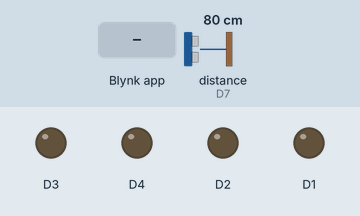
This sketch was run on a simulated ESP8266 (NodeMCU). Shown: output pins drawn as LEDs (lit = HIGH). Wiring (inferred from the names in the program): ultrasonic range finder: trigger D8; echo D7. Inputs (shaded band) come from the test bench; at power-on: distance to the obstacle (sensor on D7) 80 cm. The echo pulse lasts 58.3 µs per cm; WiFi joins after 1.5 s; servers stay silent unless stated; pins used as bus, display or sensor lines are not drawn; what the sketch prints to the serial monitor is not drawn.

Above: at 3.0 s.
3.1 s: distance to the obstacle (sensor on D7) set to 17 cm
5.3 s: distance to the obstacle (sensor on D7) set to 14 cm
At 6.6 s:
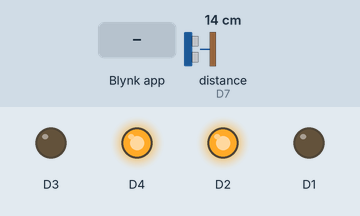
7.8 s: distance to the obstacle (sensor on D7) set to 18 cm
At 10.1 s:
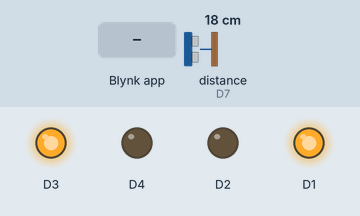
10.8 s: Blynk app writes 1 to V4
At 11.3 s:
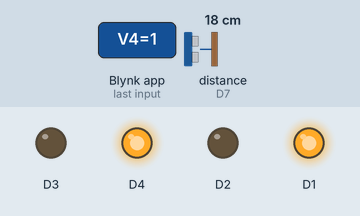
12.3 s: distance to the obstacle (sensor on D7) set to 2 cm
At 15.55 s:
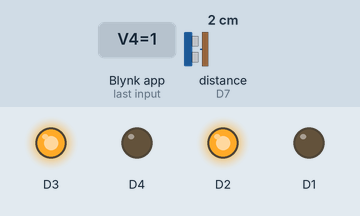
Timing chart, 0 to 15.8 s (numbered marks = the images above; inputs shaded):
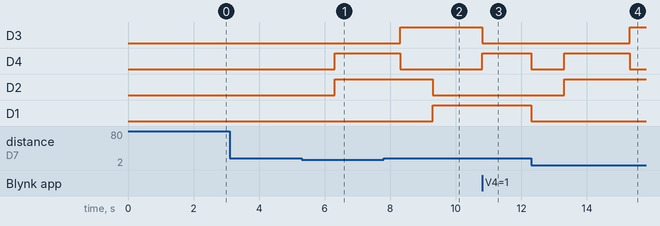

Measured:
- the behaviour switches between 16 and 15 cm on distance to the obstacle (sensor on D7) (found by bisection; images 0 and 1)
- after the input at 5.3 s, D4, D2: LOW → HIGH after 1.0 s
- after the input at 7.8 s, D3: goes on until 8.3 s, then stays HIGH; D4: goes on until 8.3 s, then stays LOW; D2: goes on until 9.3 s, then stays LOW; D1: LOW → HIGH after 1.5 s
- after the input at 10.8 s, D3: HIGH → LOW at once; D4: LOW → HIGH at once
- after the input at 12.3 s, D3: LOW → HIGH after 3.0 s; D4: HIGH → LOW at once, → HIGH 1.0 s later, → LOW 2.0 s later; D2: LOW → HIGH after 1.0 s; D1: HIGH → LOW at once

The sketch:

iot_robert_blynk_utrasonic.ino
```cpp
#define BLYNK_TEMPLATE_ID "TMPL3TKr6DiFF"
#define BLYNK_TEMPLATE_NAME "iotsystem40"
#define BLYNK_AUTH_TOKEN "J418dHuGjU6t2zSeuosTGAyzD1zf8gcm"

/* Comment this out to disable prints and save space */
#define BLYNK_PRINT Serial


#include <ESP8266WiFi.h>
#include <BlynkSimpleEsp8266.h>
int pinValue1;
int pinValue2;
int pinValue3;
int pinValue4;
int pinValue5;
#define echoPin D7
#define trigPin D8


long duration;
int distance;
// Your WiFi credentials.
// Set password to "" for open networks.
char ssid[] = "admin";
char pass[] = "123456789";
int led = D0;
// This function will be called every time Slider Widget
// in Blynk app writes values to the Virtual Pin V1
BLYNK_WRITE(V1) {
  pinValue1 = param.asInt();  // assigning incoming value from pin V1 to a variable
}
BLYNK_WRITE(V2) {
  pinValue2 = param.asInt();  // assigning incoming value from pin V1 to a variable
}
BLYNK_WRITE(V3) {
  pinValue3 = param.asInt();  // assigning incoming value from pin V1 to a variable
}
BLYNK_WRITE(V4) {
  pinValue4 = param.asInt();  // assigning incoming value from pin V1 to a variable
}
BLYNK_WRITE(V5) {
  pinValue5 = param.asInt();  // assigning incoming value from pin V1 to a variable
}

void setup() {

  Serial.begin(115200);

  Blynk.begin(BLYNK_AUTH_TOKEN, ssid, pass);
  pinMode(D1, OUTPUT);
  pinMode(D2, OUTPUT);
  pinMode(D3, OUTPUT);
  pinMode(D4, OUTPUT);
  pinMode(trigPin, OUTPUT);

  pinMode(echoPin, INPUT);
}

void loop() {

  Blynk.run();
  ultrasonic();
  Serial.println(distance);
  if (pinValue1 == 1) {
    digitalWrite(D1, HIGH);
    digitalWrite(D2, LOW);
    digitalWrite(D3, HIGH);
    digitalWrite(D4, LOW);
  }

  if (pinValue2 == 1) {
    digitalWrite(D1, LOW);
    digitalWrite(D2, HIGH);
    digitalWrite(D3, LOW);
    digitalWrite(D4, HIGH);
  }
  if (pinValue3 == 1) {
    digitalWrite(D1, LOW);
    digitalWrite(D2, HIGH);
    digitalWrite(D3, HIGH);
    digitalWrite(D4, LOW);
  }
  if (pinValue4 == 1) {
    digitalWrite(D1, HIGH);
    digitalWrite(D2, LOW);
    digitalWrite(D3, LOW);
    digitalWrite(D4, HIGH);
  }
  if (pinValue5 == 1) {
    digitalWrite(D1, LOW);
    digitalWrite(D2, LOW);
    digitalWrite(D3, LOW);
    digitalWrite(D4, LOW);
  }

  if (distance < 15 && distance != 0) {
    digitalWrite(D1, LOW);
    digitalWrite(D2, LOW);
    digitalWrite(D3, LOW);
    digitalWrite(D4, LOW);
    delay(1000);
    digitalWrite(D1, LOW);
    digitalWrite(D2, HIGH);
    digitalWrite(D3, LOW);
    digitalWrite(D4, HIGH);
    delay(2000);
    digitalWrite(D1, LOW);
    digitalWrite(D2, HIGH);
    digitalWrite(D3, HIGH);
    digitalWrite(D4, LOW);
    delay(1000);
    digitalWrite(D1, HIGH);
    digitalWrite(D2, LOW);
    digitalWrite(D3, HIGH);
    digitalWrite(D4, LOW);
  }
}

void ultrasonic() {

  digitalWrite(trigPin, LOW);
  delayMicroseconds(2);

  digitalWrite(trigPin, HIGH);
  delayMicroseconds(10);
  digitalWrite(trigPin, LOW);

  duration = pulseIn(echoPin, HIGH);

  distance = duration * 0.034 / 2;  // Speed of sound wave divided by 2 (go and back)
}
```
